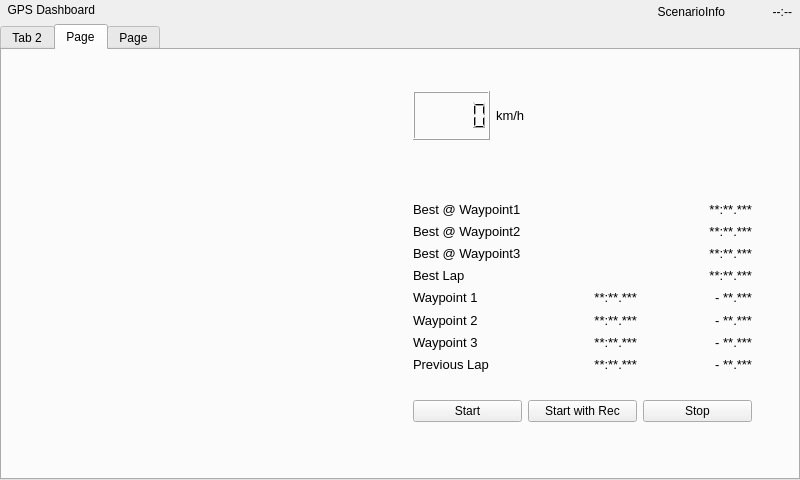
<?xml version="1.0" encoding="UTF-8"?>
<ui version="4.0">
 <class>MainWindow</class>
 <widget class="QMainWindow" name="MainWindow">
  <property name="enabled">
   <bool>true</bool>
  </property>
  <property name="geometry">
   <rect>
    <x>0</x>
    <y>0</y>
    <width>800</width>
    <height>480</height>
   </rect>
  </property>
  <property name="windowTitle">
   <string>MainWindow</string>
  </property>
  <property name="toolButtonStyle">
   <enum>Qt::ToolButtonIconOnly</enum>
  </property>
  <property name="animated">
   <bool>false</bool>
  </property>
  <property name="documentMode">
   <bool>false</bool>
  </property>
  <property name="unifiedTitleAndToolBarOnMac">
   <bool>false</bool>
  </property>
  <widget class="QWidget" name="centralWidget">
   <property name="autoFillBackground">
    <bool>false</bool>
   </property>
   <widget class="QTabWidget" name="tabWidget">
    <property name="geometry">
     <rect>
      <x>0</x>
      <y>24</y>
      <width>800</width>
      <height>456</height>
     </rect>
    </property>
    <property name="cursor">
     <cursorShape>WaitCursor</cursorShape>
    </property>
    <property name="currentIndex">
     <number>1</number>
    </property>
    <widget class="CWidget" name="tabRecord">
     <attribute name="title">
      <string>Tab 2</string>
     </attribute>
     <widget class="QTableWidget" name="tableWidget">
      <property name="geometry">
       <rect>
        <x>30</x>
        <y>150</y>
        <width>261</width>
        <height>261</height>
       </rect>
      </property>
      <property name="verticalScrollBarPolicy">
       <enum>Qt::ScrollBarAlwaysOff</enum>
      </property>
      <property name="horizontalScrollBarPolicy">
       <enum>Qt::ScrollBarAlwaysOff</enum>
      </property>
      <property name="sizeAdjustPolicy">
       <enum>QAbstractScrollArea::AdjustIgnored</enum>
      </property>
      <property name="showGrid">
       <bool>false</bool>
      </property>
      <property name="gridStyle">
       <enum>Qt::SolidLine</enum>
      </property>
      <attribute name="horizontalHeaderVisible">
       <bool>false</bool>
      </attribute>
      <attribute name="horizontalHeaderDefaultSectionSize">
       <number>100</number>
      </attribute>
      <attribute name="horizontalHeaderHighlightSections">
       <bool>false</bool>
      </attribute>
      <attribute name="horizontalHeaderStretchLastSection">
       <bool>true</bool>
      </attribute>
      <attribute name="verticalHeaderStretchLastSection">
       <bool>false</bool>
      </attribute>
      <row>
       <property name="text">
        <string>Latitude</string>
       </property>
      </row>
      <row>
       <property name="text">
        <string>Longitude</string>
       </property>
      </row>
      <row>
       <property name="text">
        <string>Altitude</string>
       </property>
      </row>
      <row>
       <property name="text">
        <string>Speed</string>
       </property>
      </row>
      <row>
       <property name="text">
        <string>Course</string>
       </property>
      </row>
      <row>
       <property name="text">
        <string>Sat. Num</string>
       </property>
      </row>
      <row>
       <property name="text">
        <string>In Use</string>
       </property>
      </row>
      <row>
       <property name="text">
        <string>Fix Status</string>
       </property>
      </row>
      <column>
       <property name="text">
        <string>Data</string>
       </property>
      </column>
      <item row="0" column="0">
       <property name="text">
        <string>--</string>
       </property>
       <property name="textAlignment">
        <set>AlignLeading|AlignVCenter</set>
       </property>
      </item>
      <item row="1" column="0">
       <property name="text">
        <string>--</string>
       </property>
      </item>
      <item row="2" column="0">
       <property name="text">
        <string>--</string>
       </property>
      </item>
      <item row="3" column="0">
       <property name="text">
        <string>--</string>
       </property>
      </item>
      <item row="4" column="0">
       <property name="text">
        <string>--</string>
       </property>
      </item>
      <item row="5" column="0">
       <property name="text">
        <string>--</string>
       </property>
      </item>
      <item row="6" column="0">
       <property name="text">
        <string>--</string>
       </property>
      </item>
      <item row="7" column="0">
       <property name="text">
        <string>--</string>
       </property>
      </item>
     </widget>
     <widget class="QGroupBox" name="groupBox">
      <property name="geometry">
       <rect>
        <x>390</x>
        <y>10</y>
        <width>401</width>
        <height>361</height>
       </rect>
      </property>
      <property name="title">
       <string>Remote Server</string>
      </property>
      <widget class="QWidget" name="verticalLayoutWidget">
       <property name="geometry">
        <rect>
         <x>10</x>
         <y>30</y>
         <width>361</width>
         <height>115</height>
        </rect>
       </property>
       <layout class="QVBoxLayout" name="verticalLayout_2">
        <item>
         <layout class="QHBoxLayout" name="horizontalLayout_13">
          <item>
           <widget class="QLabel" name="label_28">
            <property name="text">
             <string>Server</string>
            </property>
           </widget>
          </item>
          <item>
           <widget class="CComboBox" name="comboBox_5">
            <item>
             <property name="text">
              <string>1</string>
             </property>
            </item>
            <item>
             <property name="text">
              <string>2</string>
             </property>
            </item>
            <item>
             <property name="text">
              <string>3</string>
             </property>
            </item>
            <item>
             <property name="text">
              <string>4</string>
             </property>
            </item>
           </widget>
          </item>
         </layout>
        </item>
        <item>
         <layout class="QHBoxLayout" name="horizontalLayout_21">
          <item>
           <spacer name="horizontalSpacer_2">
            <property name="orientation">
             <enum>Qt::Horizontal</enum>
            </property>
            <property name="sizeHint" stdset="0">
             <size>
              <width>40</width>
              <height>20</height>
             </size>
            </property>
           </spacer>
          </item>
          <item>
           <widget class="CPushButton" name="pushButton_5">
            <property name="styleSheet">
             <string notr="true"/>
            </property>
            <property name="text">
             <string>Try</string>
            </property>
           </widget>
          </item>
         </layout>
        </item>
        <item>
         <layout class="QHBoxLayout" name="horizontalLayout_14">
          <item>
           <widget class="QLabel" name="label_30">
            <property name="text">
             <string>Signal</string>
            </property>
           </widget>
          </item>
          <item>
           <widget class="QLabel" name="label_31">
            <property name="text">
             <string>UnKnown</string>
            </property>
           </widget>
          </item>
         </layout>
        </item>
        <item>
         <layout class="QHBoxLayout" name="horizontalLayout_15">
          <item>
           <widget class="QLabel" name="label_32">
            <property name="text">
             <string>Connection</string>
            </property>
           </widget>
          </item>
          <item>
           <widget class="QLabel" name="label_29">
            <property name="text">
             <string>Unknown</string>
            </property>
           </widget>
          </item>
         </layout>
        </item>
       </layout>
      </widget>
      <widget class="QWidget" name="verticalLayoutWidget_3">
       <property name="geometry">
        <rect>
         <x>10</x>
         <y>180</y>
         <width>361</width>
         <height>111</height>
        </rect>
       </property>
       <layout class="QVBoxLayout" name="verticalLayout_4">
        <item>
         <layout class="QHBoxLayout" name="horizontalLayout_18">
          <item>
           <widget class="QLabel" name="label_35">
            <property name="text">
             <string>Directory</string>
            </property>
           </widget>
          </item>
          <item>
           <widget class="CComboBox" name="comboBox_4"/>
          </item>
         </layout>
        </item>
        <item>
         <layout class="QHBoxLayout" name="horizontalLayout_20">
          <item>
           <spacer name="horizontalSpacer">
            <property name="orientation">
             <enum>Qt::Horizontal</enum>
            </property>
            <property name="sizeHint" stdset="0">
             <size>
              <width>40</width>
              <height>20</height>
             </size>
            </property>
           </spacer>
          </item>
          <item>
           <widget class="CPushButton" name="pushButton_7">
            <property name="text">
             <string>Upload</string>
            </property>
           </widget>
          </item>
         </layout>
        </item>
        <item>
         <layout class="QHBoxLayout" name="horizontalLayout_19">
          <item>
           <widget class="QLabel" name="label_36">
            <property name="text">
             <string>Upload Status</string>
            </property>
           </widget>
          </item>
          <item>
           <widget class="QLabel" name="label_37">
            <property name="text">
             <string>--</string>
            </property>
           </widget>
          </item>
         </layout>
        </item>
       </layout>
      </widget>
      <zorder>verticalLayoutWidget</zorder>
      <zorder>verticalLayoutWidget_3</zorder>
      <zorder>layoutWidget</zorder>
     </widget>
     <widget class="QWidget" name="verticalLayoutWidget_4">
      <property name="geometry">
       <rect>
        <x>20</x>
        <y>50</y>
        <width>321</width>
        <height>80</height>
       </rect>
      </property>
      <layout class="QVBoxLayout" name="verticalLayout_6">
       <item>
        <layout class="QHBoxLayout" name="horizontalLayout_8">
         <item>
          <widget class="QLabel" name="label_16">
           <property name="text">
            <string>Track Selection</string>
           </property>
          </widget>
         </item>
         <item>
          <widget class="CComboBox" name="comboBox"/>
         </item>
        </layout>
       </item>
       <item>
        <layout class="QHBoxLayout" name="horizontalLayout_9">
         <item>
          <widget class="CPushButton" name="pushButton_4">
           <property name="text">
            <string>Initiate/Stop GPS</string>
           </property>
          </widget>
         </item>
         <item>
          <widget class="QLabel" name="label_17">
           <property name="text">
            <string>GPS Status</string>
           </property>
           <property name="alignment">
            <set>Qt::AlignRight|Qt::AlignTrailing|Qt::AlignVCenter</set>
           </property>
          </widget>
         </item>
        </layout>
       </item>
      </layout>
     </widget>
    </widget>
    <widget class="CWidget" name="tab">
     <attribute name="title">
      <string>Page</string>
     </attribute>
     <widget class="QWidget" name="layoutWidget">
      <property name="geometry">
       <rect>
        <x>400</x>
        <y>140</y>
        <width>361</width>
        <height>243</height>
       </rect>
      </property>
      <layout class="QVBoxLayout" name="verticalLayout">
       <item>
        <layout class="QHBoxLayout" name="horizontalLayout">
         <item>
          <widget class="QLabel" name="label_11">
           <property name="font">
            <font>
             <pointsize>10</pointsize>
            </font>
           </property>
           <property name="text">
            <string>Best @ Waypoint1</string>
           </property>
          </widget>
         </item>
         <item>
          <widget class="QLabel" name="label_5">
           <property name="font">
            <font>
             <pointsize>10</pointsize>
            </font>
           </property>
           <property name="text">
            <string>**:**.***</string>
           </property>
           <property name="alignment">
            <set>Qt::AlignRight|Qt::AlignTrailing|Qt::AlignVCenter</set>
           </property>
          </widget>
         </item>
        </layout>
       </item>
       <item>
        <layout class="QHBoxLayout" name="horizontalLayout_10">
         <item>
          <widget class="QLabel" name="label_18">
           <property name="font">
            <font>
             <pointsize>10</pointsize>
            </font>
           </property>
           <property name="text">
            <string>Best @ Waypoint2</string>
           </property>
          </widget>
         </item>
         <item>
          <widget class="QLabel" name="label_19">
           <property name="font">
            <font>
             <pointsize>10</pointsize>
            </font>
           </property>
           <property name="text">
            <string>**:**.***</string>
           </property>
           <property name="alignment">
            <set>Qt::AlignRight|Qt::AlignTrailing|Qt::AlignVCenter</set>
           </property>
          </widget>
         </item>
        </layout>
       </item>
       <item>
        <layout class="QHBoxLayout" name="horizontalLayout_11">
         <item>
          <widget class="QLabel" name="label_20">
           <property name="font">
            <font>
             <pointsize>10</pointsize>
            </font>
           </property>
           <property name="text">
            <string>Best @ Waypoint3</string>
           </property>
          </widget>
         </item>
         <item>
          <widget class="QLabel" name="label_21">
           <property name="font">
            <font>
             <pointsize>10</pointsize>
            </font>
           </property>
           <property name="text">
            <string>**:**.***</string>
           </property>
           <property name="alignment">
            <set>Qt::AlignRight|Qt::AlignTrailing|Qt::AlignVCenter</set>
           </property>
          </widget>
         </item>
        </layout>
       </item>
       <item>
        <layout class="QHBoxLayout" name="horizontalLayout_12">
         <item>
          <widget class="QLabel" name="label_22">
           <property name="font">
            <font>
             <pointsize>10</pointsize>
            </font>
           </property>
           <property name="text">
            <string>Best Lap</string>
           </property>
          </widget>
         </item>
         <item>
          <widget class="QLabel" name="label_23">
           <property name="font">
            <font>
             <pointsize>10</pointsize>
            </font>
           </property>
           <property name="text">
            <string>**:**.***</string>
           </property>
           <property name="alignment">
            <set>Qt::AlignRight|Qt::AlignTrailing|Qt::AlignVCenter</set>
           </property>
          </widget>
         </item>
        </layout>
       </item>
       <item>
        <layout class="QHBoxLayout" name="horizontalLayout_3">
         <item>
          <widget class="QLabel" name="label_13">
           <property name="font">
            <font>
             <pointsize>10</pointsize>
            </font>
           </property>
           <property name="text">
            <string>Waypoint 1</string>
           </property>
          </widget>
         </item>
         <item>
          <widget class="QLabel" name="label_7">
           <property name="font">
            <font>
             <pointsize>10</pointsize>
            </font>
           </property>
           <property name="text">
            <string>**:**.***</string>
           </property>
           <property name="alignment">
            <set>Qt::AlignRight|Qt::AlignTrailing|Qt::AlignVCenter</set>
           </property>
          </widget>
         </item>
         <item>
          <widget class="QLabel" name="label_26">
           <property name="font">
            <font>
             <pointsize>10</pointsize>
            </font>
           </property>
           <property name="text">
            <string>- **.***</string>
           </property>
           <property name="alignment">
            <set>Qt::AlignRight|Qt::AlignTrailing|Qt::AlignVCenter</set>
           </property>
          </widget>
         </item>
        </layout>
       </item>
       <item>
        <layout class="QHBoxLayout" name="horizontalLayout_4">
         <item>
          <widget class="QLabel" name="label_14">
           <property name="font">
            <font>
             <pointsize>10</pointsize>
            </font>
           </property>
           <property name="text">
            <string>Waypoint 2</string>
           </property>
          </widget>
         </item>
         <item>
          <widget class="QLabel" name="label_8">
           <property name="font">
            <font>
             <pointsize>10</pointsize>
            </font>
           </property>
           <property name="text">
            <string>**:**.***</string>
           </property>
           <property name="alignment">
            <set>Qt::AlignRight|Qt::AlignTrailing|Qt::AlignVCenter</set>
           </property>
          </widget>
         </item>
         <item>
          <widget class="QLabel" name="label_24">
           <property name="font">
            <font>
             <pointsize>10</pointsize>
            </font>
           </property>
           <property name="text">
            <string>- **.***</string>
           </property>
           <property name="alignment">
            <set>Qt::AlignRight|Qt::AlignTrailing|Qt::AlignVCenter</set>
           </property>
          </widget>
         </item>
        </layout>
       </item>
       <item>
        <layout class="QHBoxLayout" name="horizontalLayout_5">
         <item>
          <widget class="QLabel" name="label_15">
           <property name="font">
            <font>
             <pointsize>10</pointsize>
            </font>
           </property>
           <property name="text">
            <string>Waypoint 3</string>
           </property>
          </widget>
         </item>
         <item>
          <widget class="QLabel" name="label_9">
           <property name="font">
            <font>
             <pointsize>10</pointsize>
            </font>
           </property>
           <property name="text">
            <string>**:**.***</string>
           </property>
           <property name="alignment">
            <set>Qt::AlignRight|Qt::AlignTrailing|Qt::AlignVCenter</set>
           </property>
          </widget>
         </item>
         <item>
          <widget class="QLabel" name="label_27">
           <property name="font">
            <font>
             <pointsize>10</pointsize>
            </font>
           </property>
           <property name="text">
            <string>- **.***</string>
           </property>
           <property name="alignment">
            <set>Qt::AlignRight|Qt::AlignTrailing|Qt::AlignVCenter</set>
           </property>
          </widget>
         </item>
        </layout>
       </item>
       <item>
        <layout class="QHBoxLayout" name="horizontalLayout_2">
         <item>
          <widget class="QLabel" name="label_12">
           <property name="font">
            <font>
             <pointsize>10</pointsize>
            </font>
           </property>
           <property name="text">
            <string>Previous Lap</string>
           </property>
          </widget>
         </item>
         <item>
          <widget class="QLabel" name="label_6">
           <property name="font">
            <font>
             <pointsize>10</pointsize>
            </font>
           </property>
           <property name="text">
            <string>**:**.***</string>
           </property>
           <property name="alignment">
            <set>Qt::AlignRight|Qt::AlignTrailing|Qt::AlignVCenter</set>
           </property>
          </widget>
         </item>
         <item>
          <widget class="QLabel" name="label_25">
           <property name="font">
            <font>
             <pointsize>10</pointsize>
            </font>
           </property>
           <property name="text">
            <string>- **.***</string>
           </property>
           <property name="alignment">
            <set>Qt::AlignRight|Qt::AlignTrailing|Qt::AlignVCenter</set>
           </property>
          </widget>
         </item>
        </layout>
       </item>
       <item>
        <widget class="QLabel" name="label_10">
         <property name="font">
          <font>
           <pointsize>10</pointsize>
          </font>
         </property>
         <property name="text">
          <string/>
         </property>
         <property name="alignment">
          <set>Qt::AlignRight|Qt::AlignTrailing|Qt::AlignVCenter</set>
         </property>
        </widget>
       </item>
       <item>
        <layout class="QHBoxLayout" name="horizontalLayout_6">
         <item>
          <widget class="CPushButton" name="pushButton">
           <property name="text">
            <string>Start</string>
           </property>
          </widget>
         </item>
         <item>
          <widget class="CPushButton" name="pushButton_2">
           <property name="text">
            <string>Start with Rec</string>
           </property>
          </widget>
         </item>
         <item>
          <widget class="CPushButton" name="pushButton_3">
           <property name="text">
            <string>Stop</string>
           </property>
          </widget>
         </item>
        </layout>
       </item>
      </layout>
     </widget>
     <widget class="QWidget" name="layoutWidget">
      <property name="geometry">
       <rect>
        <x>400</x>
        <y>30</y>
        <width>181</width>
        <height>71</height>
       </rect>
      </property>
      <layout class="QHBoxLayout" name="horizontalLayout_7">
       <item>
        <widget class="QLCDNumber" name="lcdNumber"/>
       </item>
       <item>
        <widget class="QLabel" name="label_4">
         <property name="font">
          <font>
           <pointsize>10</pointsize>
          </font>
         </property>
         <property name="text">
          <string>km/h</string>
         </property>
        </widget>
       </item>
      </layout>
     </widget>
    </widget>
    <widget class="CWidget" name="tab_2">
     <attribute name="title">
      <string>Page</string>
     </attribute>
     <widget class="QTextBrowser" name="textBrowser">
      <property name="geometry">
       <rect>
        <x>10</x>
        <y>140</y>
        <width>311</width>
        <height>271</height>
       </rect>
      </property>
     </widget>
     <widget class="QWidget" name="verticalLayoutWidget_2">
      <property name="geometry">
       <rect>
        <x>10</x>
        <y>20</y>
        <width>311</width>
        <height>101</height>
       </rect>
      </property>
      <layout class="QVBoxLayout" name="verticalLayout_3">
       <item>
        <layout class="QHBoxLayout" name="horizontalLayout_16">
         <item>
          <widget class="QLabel" name="label_33">
           <property name="text">
            <string>Directory</string>
           </property>
          </widget>
         </item>
         <item>
          <widget class="CComboBox" name="comboBox_2"/>
         </item>
        </layout>
       </item>
       <item>
        <layout class="QHBoxLayout" name="horizontalLayout_17">
         <item>
          <widget class="QLabel" name="label_34">
           <property name="text">
            <string>KML Track</string>
           </property>
          </widget>
         </item>
         <item>
          <widget class="CComboBox" name="comboBox_3"/>
         </item>
        </layout>
       </item>
       <item>
        <widget class="CPushButton" name="pushButton_6">
         <property name="text">
          <string>Load</string>
         </property>
        </widget>
       </item>
      </layout>
     </widget>
    </widget>
   </widget>
   <widget class="QWidget" name="widget" native="true">
    <property name="geometry">
     <rect>
      <x>0</x>
      <y>0</y>
      <width>800</width>
      <height>24</height>
     </rect>
    </property>
    <property name="autoFillBackground">
     <bool>true</bool>
    </property>
    <widget class="QLabel" name="label">
     <property name="geometry">
      <rect>
       <x>1</x>
       <y>1</y>
       <width>126</width>
       <height>18</height>
      </rect>
     </property>
     <property name="autoFillBackground">
      <bool>true</bool>
     </property>
     <property name="text">
      <string>  GPS Dashboard</string>
     </property>
    </widget>
    <widget class="QLabel" name="label_2">
     <property name="geometry">
      <rect>
       <x>134</x>
       <y>0</y>
       <width>591</width>
       <height>24</height>
      </rect>
     </property>
     <property name="layoutDirection">
      <enum>Qt::LeftToRight</enum>
     </property>
     <property name="text">
      <string>ScenarioInfo</string>
     </property>
     <property name="alignment">
      <set>Qt::AlignRight|Qt::AlignTrailing|Qt::AlignVCenter</set>
     </property>
    </widget>
    <widget class="QLabel" name="label_3">
     <property name="geometry">
      <rect>
       <x>731</x>
       <y>0</y>
       <width>61</width>
       <height>24</height>
      </rect>
     </property>
     <property name="text">
      <string>--:--</string>
     </property>
     <property name="alignment">
      <set>Qt::AlignRight|Qt::AlignTrailing|Qt::AlignVCenter</set>
     </property>
    </widget>
   </widget>
  </widget>
 </widget>
 <layoutdefault spacing="6" margin="11"/>
 <customwidgets>
  <customwidget>
   <class>CComboBox</class>
   <extends>QComboBox</extends>
   <header location="global">ccombobox.h</header>
  </customwidget>
  <customwidget>
   <class>CPushButton</class>
   <extends>QPushButton</extends>
   <header location="global">cpushbutton.h</header>
  </customwidget>
  <customwidget>
   <class>CWidget</class>
   <extends>QWidget</extends>
   <header location="global">cwidget.h</header>
   <container>1</container>
  </customwidget>
 </customwidgets>
 <resources/>
 <connections/>
</ui>
